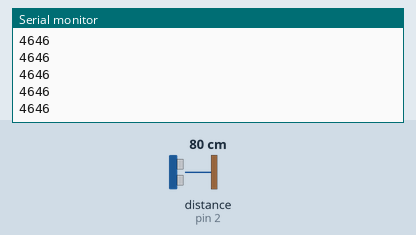
Simulated run of this sketch. Board: Arduino Uno, built with avr-gcc and run on an emulated ATmega328P. Shown: the last lines printed to the serial monitor. Wiring (inferred from the names in the program): ultrasonic range finder: trigger pin 4; echo pin 2. The inputs (shaded band) are chosen by the test bench; at power-on: distance to the obstacle (sensor on pin 2) 80 cm. The echo pulse lasts 58.3 µs per cm.

Above: at 1.2 s.
1.3 s: distance to the obstacle (sensor on pin 2) set to 2 cm
At 2.4 s:
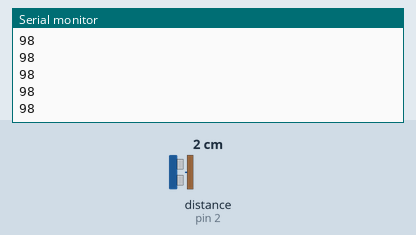
2.8 s: distance to the obstacle (sensor on pin 2) set to 4 cm
At 3.5 s:
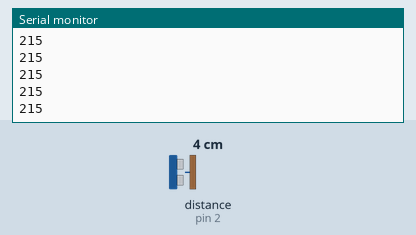
Timing chart, 0 to 5.8 s (numbered marks = the images above; inputs shaded):
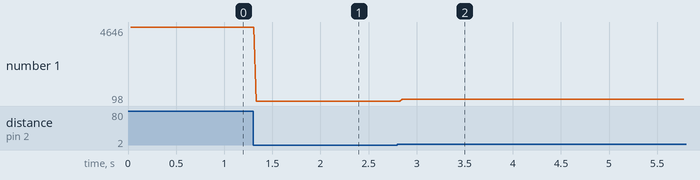

Measured:
- after the input at 1.3 s, the serial monitor: prints a new line at once (image 1)
- after the input at 2.8 s, the serial monitor: prints a new line after 0.05 s (image 2)
- plotted number 1: 4646 → 98 after the input at 1.3 s, 98 → 215 after the input at 2.8 s

The sketch:

sonar1.ino
```cpp
#define IO_PIN_2 2
#define IO_PIN_4 4

const int TRIGGER_PIN = IO_PIN_4;
const int ECHO_PIN = IO_PIN_2;
int pingTravelTime;

void setup() {
  pinMode(TRIGGER_PIN, OUTPUT);
  pinMode(ECHO_PIN, INPUT);
  Serial.begin(9600);
}

void loop() {
  digitalWrite(TRIGGER_PIN, LOW);
  delayMicroseconds(10);
  digitalWrite(TRIGGER_PIN, HIGH);
  delayMicroseconds(10);
  digitalWrite(TRIGGER_PIN, LOW);
  pingTravelTime = pulseIn(ECHO_PIN, HIGH);
  delay(25);
  Serial.println(pingTravelTime);
}
```
